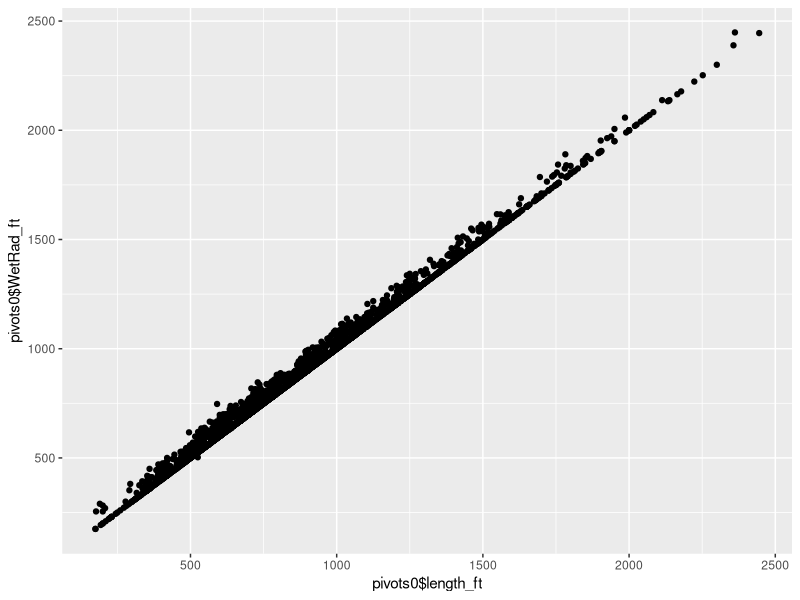
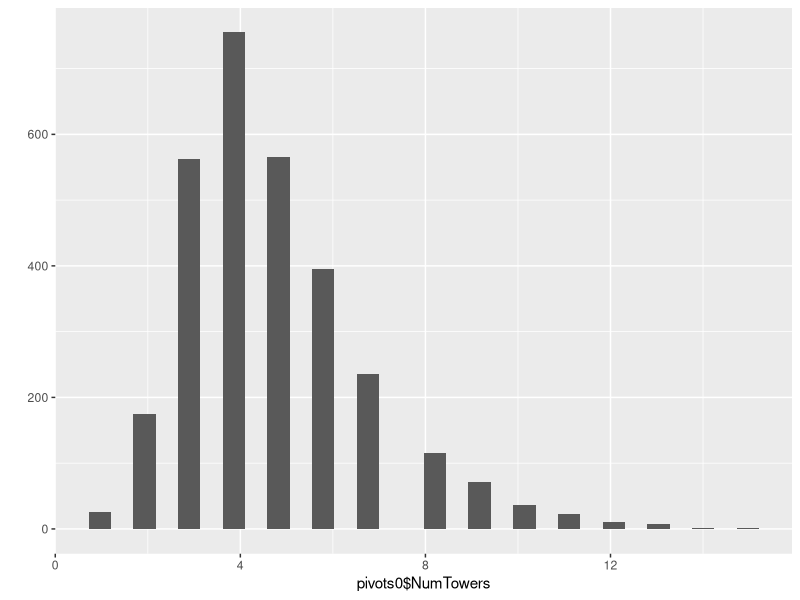
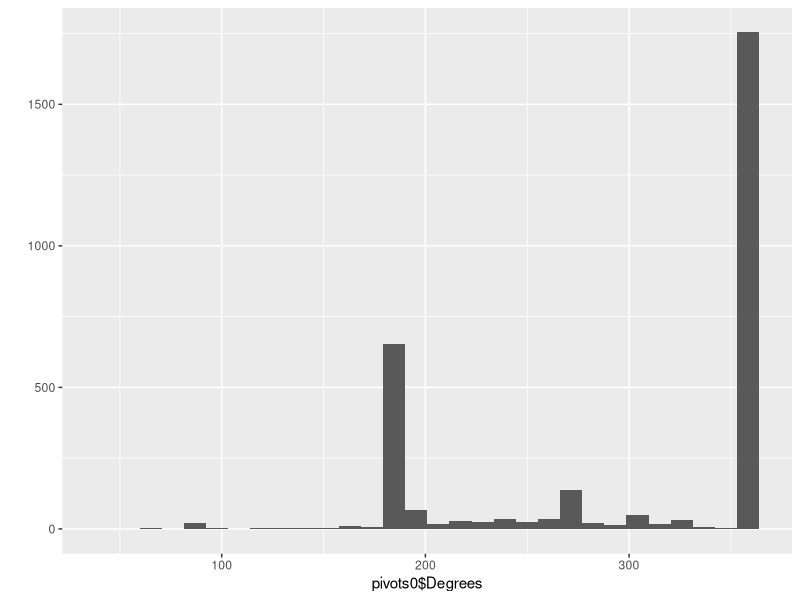
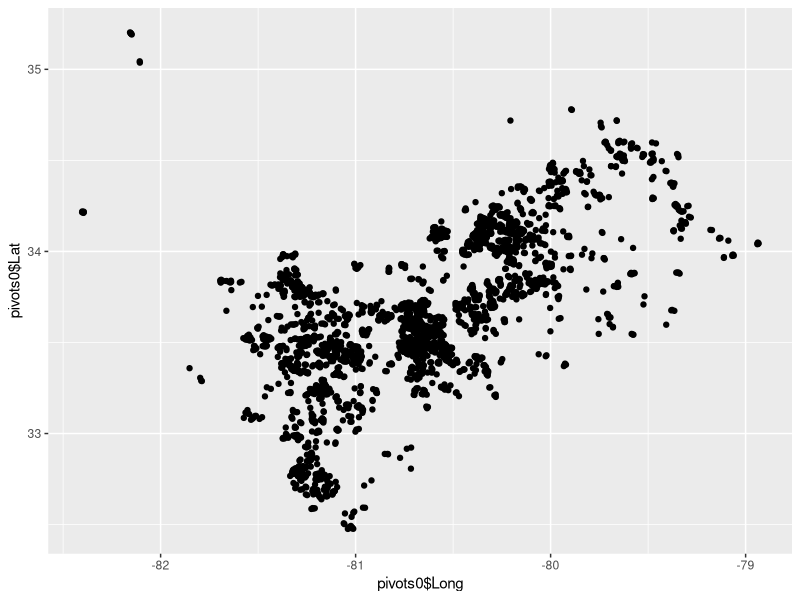

Source code (R) for these figures, in order:
## ---- chunk 1
knitr::opts_chunk$set(echo = TRUE)
library(tidyverse)
## ---- chunk 2
pivots0 <- readr::read_csv("../data-raw/SC_Pivots_2021_Lat_Lon2.csv")

## ---- chunk 3
ggplot2::qplot(pivots0$length_ft, pivots0$WetRad_ft)

## ---- chunk 4
ggplot2::qplot(pivots0$NumTowers)

## ---- chunk 5
ggplot2::qplot(pivots0$Degrees)

## ---- chunk 6
dplyr::filter(pivots0, !is.na(Comment))

## ---- chunk 7
unique(pivots0$CountyName)
## todo: test this with a spatial join.
## ---- chunk 8
ggplot2::qplot(pivots0$Long, pivots0$Lat)

## ---- chunk 9
unique(pivots0$MapYear)

